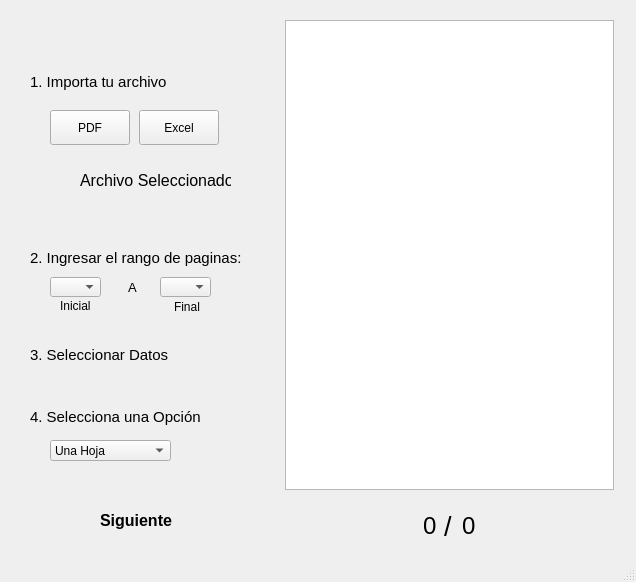
<?xml version="1.0" encoding="UTF-8"?>
<ui version="4.0">
 <class>Extractor_De_Tablas</class>
 <widget class="QMainWindow" name="Extractor_De_Tablas">
  <property name="enabled">
   <bool>true</bool>
  </property>
  <property name="geometry">
   <rect>
    <x>0</x>
    <y>0</y>
    <width>636</width>
    <height>582</height>
   </rect>
  </property>
  <property name="cursor">
   <cursorShape>ArrowCursor</cursorShape>
  </property>
  <property name="contextMenuPolicy">
   <enum>Qt::PreventContextMenu</enum>
  </property>
  <property name="acceptDrops">
   <bool>false</bool>
  </property>
  <property name="windowTitle">
   <string>Extraer Tablas</string>
  </property>
  <property name="autoFillBackground">
   <bool>false</bool>
  </property>
  <widget class="QWidget" name="centralwidget">
   <widget class="QPushButton" name="btn_Import_PDF">
    <property name="geometry">
     <rect>
      <x>50</x>
      <y>110</y>
      <width>80</width>
      <height>35</height>
     </rect>
    </property>
    <property name="cursor">
     <cursorShape>PointingHandCursor</cursorShape>
    </property>
    <property name="text">
     <string>PDF</string>
    </property>
    <property name="icon">
     <iconset>
      <normaloff>../Phats/imagenesFront/pdf.png</normaloff>../Phats/imagenesFront/pdf.png</iconset>
    </property>
    <property name="iconSize">
     <size>
      <width>20</width>
      <height>20</height>
     </size>
    </property>
    <property name="flat">
     <bool>false</bool>
    </property>
   </widget>
   <widget class="QLabel" name="label">
    <property name="geometry">
     <rect>
      <x>30</x>
      <y>66</y>
      <width>161</width>
      <height>31</height>
     </rect>
    </property>
    <property name="font">
     <font>
      <pointsize>11</pointsize>
     </font>
    </property>
    <property name="text">
     <string>1. Importa tu archivo</string>
    </property>
   </widget>
   <widget class="QPushButton" name="btn_SavePages">
    <property name="geometry">
     <rect>
      <x>190</x>
      <y>340</y>
      <width>61</width>
      <height>41</height>
     </rect>
    </property>
    <property name="cursor">
     <cursorShape>PointingHandCursor</cursorShape>
    </property>
    <property name="text">
     <string/>
    </property>
    <property name="icon">
     <iconset>
      <normaloff>../Phats/imagenesFront/seleccion.png</normaloff>../Phats/imagenesFront/seleccion.png</iconset>
    </property>
    <property name="iconSize">
     <size>
      <width>30</width>
      <height>30</height>
     </size>
    </property>
    <property name="flat">
     <bool>true</bool>
    </property>
   </widget>
   <widget class="QGraphicsView" name="Regions_View">
    <property name="geometry">
     <rect>
      <x>285</x>
      <y>20</y>
      <width>329</width>
      <height>470</height>
     </rect>
    </property>
    <property name="sizePolicy">
     <sizepolicy hsizetype="Expanding" vsizetype="Expanding">
      <horstretch>0</horstretch>
      <verstretch>0</verstretch>
     </sizepolicy>
    </property>
   </widget>
   <widget class="QPushButton" name="btnCreateExcel">
    <property name="geometry">
     <rect>
      <x>193</x>
      <y>430</y>
      <width>41</width>
      <height>41</height>
     </rect>
    </property>
    <property name="cursor">
     <cursorShape>PointingHandCursor</cursorShape>
    </property>
    <property name="text">
     <string/>
    </property>
    <property name="icon">
     <iconset>
      <normaloff>../Phats/imagenesFront/excel.png</normaloff>../Phats/imagenesFront/excel.png</iconset>
    </property>
    <property name="iconSize">
     <size>
      <width>30</width>
      <height>30</height>
     </size>
    </property>
    <property name="flat">
     <bool>true</bool>
    </property>
   </widget>
   <widget class="QComboBox" name="comboBox">
    <property name="geometry">
     <rect>
      <x>50</x>
      <y>440</y>
      <width>121</width>
      <height>21</height>
     </rect>
    </property>
    <property name="editable">
     <bool>false</bool>
    </property>
    <property name="currentIndex">
     <number>0</number>
    </property>
    <item>
     <property name="text">
      <string>Una Hoja</string>
     </property>
    </item>
    <item>
     <property name="text">
      <string>Multiples Hojas</string>
     </property>
    </item>
   </widget>
   <widget class="QLabel" name="label_3">
    <property name="geometry">
     <rect>
      <x>30</x>
      <y>406</y>
      <width>171</width>
      <height>21</height>
     </rect>
    </property>
    <property name="font">
     <font>
      <pointsize>11</pointsize>
     </font>
    </property>
    <property name="text">
     <string>4. Selecciona una Opción</string>
    </property>
   </widget>
   <widget class="QPushButton" name="btn_der">
    <property name="geometry">
     <rect>
      <x>511</x>
      <y>510</y>
      <width>31</width>
      <height>31</height>
     </rect>
    </property>
    <property name="cursor">
     <cursorShape>PointingHandCursor</cursorShape>
    </property>
    <property name="text">
     <string/>
    </property>
    <property name="icon">
     <iconset>
      <normaloff>../Phats/imagenesFront/flecha-correcta.png</normaloff>../Phats/imagenesFront/flecha-correcta.png</iconset>
    </property>
    <property name="flat">
     <bool>true</bool>
    </property>
   </widget>
   <widget class="QPushButton" name="btn_Izq">
    <property name="geometry">
     <rect>
      <x>351</x>
      <y>510</y>
      <width>31</width>
      <height>31</height>
     </rect>
    </property>
    <property name="cursor">
     <cursorShape>PointingHandCursor</cursorShape>
    </property>
    <property name="text">
     <string/>
    </property>
    <property name="icon">
     <iconset>
      <normaloff>../Phats/imagenesFront/flecha.png</normaloff>../Phats/imagenesFront/flecha.png</iconset>
    </property>
    <property name="flat">
     <bool>true</bool>
    </property>
   </widget>
   <widget class="QLabel" name="label_Verificado">
    <property name="geometry">
     <rect>
      <x>40</x>
      <y>172</y>
      <width>31</width>
      <height>21</height>
     </rect>
    </property>
    <property name="text">
     <string/>
    </property>
    <property name="pixmap">
     <pixmap>../Phats/imagenesFront/verificado.png</pixmap>
    </property>
    <property name="scaledContents">
     <bool>true</bool>
    </property>
   </widget>
   <widget class="QLabel" name="label_oculto">
    <property name="geometry">
     <rect>
      <x>80</x>
      <y>170</y>
      <width>151</width>
      <height>21</height>
     </rect>
    </property>
    <property name="font">
     <font>
      <pointsize>12</pointsize>
     </font>
    </property>
    <property name="text">
     <string>Archivo Seleccionado</string>
    </property>
   </widget>
   <widget class="QLabel" name="label_pageStart">
    <property name="geometry">
     <rect>
      <x>423</x>
      <y>510</y>
      <width>21</width>
      <height>31</height>
     </rect>
    </property>
    <property name="font">
     <font>
      <pointsize>18</pointsize>
     </font>
    </property>
    <property name="text">
     <string>0</string>
    </property>
   </widget>
   <widget class="QLabel" name="label_Diagonal">
    <property name="geometry">
     <rect>
      <x>444</x>
      <y>516</y>
      <width>20</width>
      <height>21</height>
     </rect>
    </property>
    <property name="font">
     <font>
      <pointsize>20</pointsize>
     </font>
    </property>
    <property name="text">
     <string>/</string>
    </property>
   </widget>
   <widget class="QLabel" name="label_pageEnd">
    <property name="geometry">
     <rect>
      <x>462</x>
      <y>510</y>
      <width>31</width>
      <height>31</height>
     </rect>
    </property>
    <property name="font">
     <font>
      <pointsize>18</pointsize>
     </font>
    </property>
    <property name="text">
     <string>0</string>
    </property>
   </widget>
   <widget class="QLabel" name="label_4">
    <property name="geometry">
     <rect>
      <x>128</x>
      <y>277</y>
      <width>21</width>
      <height>21</height>
     </rect>
    </property>
    <property name="font">
     <font>
      <pointsize>10</pointsize>
     </font>
    </property>
    <property name="text">
     <string>A</string>
    </property>
   </widget>
   <widget class="QLabel" name="label_5">
    <property name="geometry">
     <rect>
      <x>30</x>
      <y>250</y>
      <width>221</width>
      <height>16</height>
     </rect>
    </property>
    <property name="font">
     <font>
      <pointsize>11</pointsize>
     </font>
    </property>
    <property name="text">
     <string>2. Ingresar el rango de paginas:</string>
    </property>
   </widget>
   <widget class="QLabel" name="label_6">
    <property name="geometry">
     <rect>
      <x>30</x>
      <y>347</y>
      <width>171</width>
      <height>16</height>
     </rect>
    </property>
    <property name="font">
     <font>
      <pointsize>11</pointsize>
     </font>
    </property>
    <property name="text">
     <string>3. Seleccionar Datos</string>
    </property>
   </widget>
   <widget class="QLabel" name="label_7">
    <property name="geometry">
     <rect>
      <x>60</x>
      <y>299</y>
      <width>47</width>
      <height>13</height>
     </rect>
    </property>
    <property name="text">
     <string>Inicial</string>
    </property>
   </widget>
   <widget class="QLabel" name="label_8">
    <property name="geometry">
     <rect>
      <x>174</x>
      <y>300</y>
      <width>47</width>
      <height>13</height>
     </rect>
    </property>
    <property name="text">
     <string>Final</string>
    </property>
   </widget>
   <widget class="QComboBox" name="CB_PageStart">
    <property name="geometry">
     <rect>
      <x>50</x>
      <y>277</y>
      <width>51</width>
      <height>20</height>
     </rect>
    </property>
   </widget>
   <widget class="QComboBox" name="CB_PageEnd">
    <property name="geometry">
     <rect>
      <x>160</x>
      <y>277</y>
      <width>51</width>
      <height>20</height>
     </rect>
    </property>
   </widget>
   <widget class="QPushButton" name="btn_Next">
    <property name="geometry">
     <rect>
      <x>61</x>
      <y>495</y>
      <width>150</width>
      <height>50</height>
     </rect>
    </property>
    <property name="font">
     <font>
      <pointsize>12</pointsize>
      <weight>75</weight>
      <bold>true</bold>
     </font>
    </property>
    <property name="cursor">
     <cursorShape>PointingHandCursor</cursorShape>
    </property>
    <property name="layoutDirection">
     <enum>Qt::RightToLeft</enum>
    </property>
    <property name="text">
     <string>Siguiente</string>
    </property>
    <property name="icon">
     <iconset>
      <normaloff>../Phats/imagenesFront/Next.png</normaloff>../Phats/imagenesFront/Next.png</iconset>
    </property>
    <property name="iconSize">
     <size>
      <width>50</width>
      <height>50</height>
     </size>
    </property>
    <property name="flat">
     <bool>true</bool>
    </property>
   </widget>
   <widget class="QPushButton" name="btn_Import_Excel">
    <property name="geometry">
     <rect>
      <x>139</x>
      <y>110</y>
      <width>80</width>
      <height>35</height>
     </rect>
    </property>
    <property name="cursor">
     <cursorShape>PointingHandCursor</cursorShape>
    </property>
    <property name="text">
     <string>Excel</string>
    </property>
    <property name="icon">
     <iconset>
      <normaloff>../Phats/imagenesFront/excel.png</normaloff>../Phats/imagenesFront/excel.png</iconset>
    </property>
    <property name="iconSize">
     <size>
      <width>20</width>
      <height>20</height>
     </size>
    </property>
    <property name="flat">
     <bool>false</bool>
    </property>
   </widget>
  </widget>
  <widget class="QMenuBar" name="menubar">
   <property name="geometry">
    <rect>
     <x>0</x>
     <y>0</y>
     <width>636</width>
     <height>21</height>
    </rect>
   </property>
  </widget>
  <widget class="QStatusBar" name="statusbar"/>
 </widget>
 <resources/>
 <connections/>
</ui>
